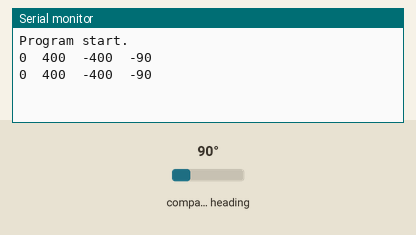
The program below on a simulated ATmega328P, built with avr-gcc and emulated at 8 MHz. Shown: the last lines printed to the serial monitor. Wiring (inferred from the names in the program): HMC5883L compass at I2C address 0x1E. The test bench sets the inputs (shaded band); at power-on: compass heading 90°.

Above: at 1.8 s.
1.9 s: compass heading set to 7°
At 2.9 s:
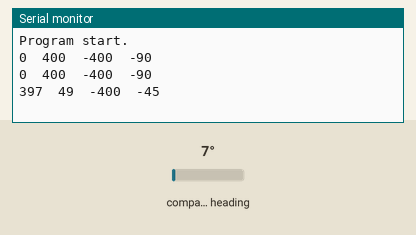
3.4 s: compass heading set to 180°
At 4.5 s:
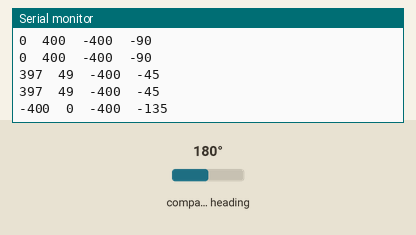
Timing chart, 0 to 6.4 s (numbered marks = the images above; inputs shaded):
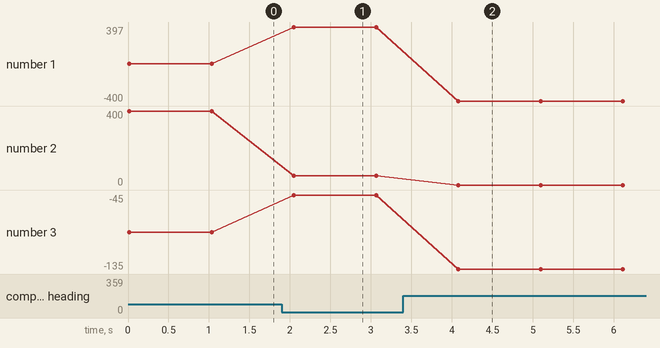

The program:

main.c
```c
/*
 * PublishCompass.c
 *
 * Created: 4/24/2016 18:19:25
 * Author : Martin
 */

#define F_CPU       8000000UL   // set CPU frequency
#define BAUDRATE    9600        // set baudrate

#include <avr/io.h>
#include <util/delay.h>     // delay subroutines
#include <stdio.h>          // standard input output
#include <stdlib.h>         // standard API
#include <math.h>           // for arctan2

#include "i2c.h"
#include "HMC5883L.h"       // For compass module
#include "uart.h"

double calcDirection(double, double);
double map(double, double, double, double, double);

//set stream pointer
FILE usart0_str = FDEV_SETUP_STREAM(USART0_sendChar, USART0_ReceiveChar, _FDEV_SETUP_RW);

int main(void)
{
    int16_t values[3]; // array for holding axes values.
    double  direction; // direction of sum of vectors on a plane.

    // Reassign standard input/output
    stdin = stdout = &usart0_str;

    USART0_init();     // Initiate USART0.
    i2c_init();        // Initiate I2C.
    HMC5883L_init();   // Initiate compass.


    // Debugging print out.
    printf("Program start.\n");
    // Main program loop.
    while (1)
    {
        // call procedure to read compass values on all axis.
        readCompass(values);
        // Get direction on the xz-plane
        direction = atan2(values[2], values[0]) * 180 / M_PI;
        // Print compass values on USART0.
        printf("%d\t%d\t%d\t%d\n", values[0], values[1], values[2], (int)direction);
        // Delay since thingspeak will not accept data faster 4 times per minute.
		// (every 15 seconds.
        _delay_ms(1000);
    }
}

double map(double x, double in_min, double in_max, double out_min, double out_max)
// modified from source: http://www.avrfreaks.net/forum/mapping-numbers-avr
// by singelen
{
	return (x - in_min) * (out_max - out_min) / (in_max - in_min) + out_min;
}
```

HMC5883L.h
```c
/*
 * HMC5883L library code
 *
* I2C Routines
* 00 Configuration register A   R/W  00011100 &H1C
* 01 Configuration register B   R/W  00000000 &H00
* 02 Mode register              R/W  00000000 &H00
* 03 Data Output X MSB Register Read
* 04 Data Output X LSB Register Read
* 05 Data Output Z MSB Register Read
* 06 Data Output Z LSB Register Read
* 07 Data Output Y MSB Register Read
* 08 Data Output Y LSB Register Read
* 09 Status Register            Read
* 10 Identification Register A  Read
* 11 Identification Register B  Read
* 12 Identification Register C  Read
*/

#define		HMC5883L_ADDR	0x3C // I2C address for device.
#define		WRITE_ADDRESS	0x3C
#define		READ_ADDRESS	0x3D
#define		CONF_A_REG		0x00 // Addresses for configuration registers.
#define		CONF_B_REG		0x01 //
#define		CONF_M_REG		0x02 //
#define		X_MSB_REG		0x03 // Addresses for MSB of axis registers.
#define		Y_MSB_REG		0x07 //
#define		Z_MSB_REG		0x05 //

void HMC5883L_init()
/*
 * This function initiates the HMC5883L by setting configuration registers.
 */
{
	// Write 0x70 to HMC5883L register  A
	//	"	 0x20 to	"		"		B
	//	"	 0x00 to	"		"		Mode
	i2c_start(HMC5883L_ADDR+I2C_WRITE); // start I2C with addcess of HMC5883L
	i2c_write(CONF_A_REG);  // Write to CONF_A_REG
	i2c_write(0x70);	// avg 8 samples, 15Hz, Normal measurement
	i2c_write(0x20);    // +/-1.3Ga scale.
	i2c_write(0x00);    // Continuous measurement mode.
	i2c_stop();			// Release the bus.
	_delay_ms(1);       // Delay
}

void readCompass(int16_t *value)
/* Given an int16_t array value of size 3, readCompass will read values stored
 * on each axis register of the HMC5883L and store x, y, and z values at index
 * locations 0, 1, and 2 of value array respectively.
 */
{
	int16_t temp;   // temp variable to store current read
	i2c_start(HMC5883L_ADDR+I2C_WRITE); // start I2C write with address to HMC5883L
	i2c_write(X_MSB_REG);   // Begin reading from address X_MSB_REG
	i2c_start_wait(HMC5883L_ADDR+I2C_READ); // Read x axis
	temp = i2c_readAck();   // Read X_MSB
	temp = (temp<<8) | i2c_readAck();//read X_LSB, OR it with MSB shifted to left by 8
	value[0] = temp;    // store in value for index X.

	// Read z
	temp = i2c_readAck();   // Read Z_MSB
	temp = (temp<<8) | i2c_readAck();//read X_LSB, OR it with MSB shifted to left by 8
	value[2] = temp;        // store in value for index X.

	// Read y axis
	temp = i2c_readAck();   // Read Y_MSB
	temp = (temp << 8) | i2c_readNak();//read X_LSB, OR it with MSB shifted to left by 8
	value[1] = temp;        // store in value for index X.

	i2c_stop();             // Release I2C bus.
}
```

i2c.c
```c
/*************************************************************************
* Title:    I2C master library using hardware TWI interface
* Author:   Peter Fleury <pfleury@gmx.ch>  http://jump.to/fleury
* File:     $Id: twimaster.c,v 1.3 2005/07/02 11:14:21 Peter Exp $
* Software: AVR-GCC 3.4.3 / avr-libc 1.2.3
* Target:   any AVR device with hardware TWI
* Usage:    API compatible with I2C Software Library i2cmaster.h
**************************************************************************/
#include <inttypes.h>
#include <compat/twi.h>

#include "i2c.h"


/* define CPU frequency in Mhz here if not defined in Makefile */
#ifndef F_CPU
#define F_CPU 8000000UL
#endif

/* I2C clock in Hz */
#define SCL_CLOCK  400000L


/*************************************************************************
 Initialization of the I2C bus interface. Need to be called only once
*************************************************************************/
void i2c_init(void)
{
  /* initialize TWI clock: 100 kHz clock, TWPS = 0 => prescaler = 1 */

  TWSR = 0;                         /* no prescaler */
  TWBR = ((F_CPU/SCL_CLOCK)-16)/2;  /* must be > 10 for stable operation */

}/* i2c_init */


/*************************************************************************
  Issues a start condition and sends address and transfer direction.
  return 0 = device accessible, 1= failed to access device
*************************************************************************/
unsigned char i2c_start(unsigned char address)
{
    uint8_t   twst;

	// send START condition
	TWCR = (1<<TWINT) | (1<<TWSTA) | (1<<TWEN);

	// wait until transmission completed
	while(!(TWCR & (1<<TWINT)));

	// check value of TWI Status Register. Mask prescaler bits.
	twst = TW_STATUS & 0xF8;
	if ( (twst != TW_START) && (twst != TW_REP_START)) return 1;

	// send device address
	TWDR = address;
	TWCR = (1<<TWINT) | (1<<TWEN);

	// wail until transmission completed and ACK/NACK has been received
	while(!(TWCR & (1<<TWINT)));

	// check value of TWI Status Register. Mask prescaler bits.
	twst = TW_STATUS & 0xF8;
	if ( (twst != TW_MT_SLA_ACK) && (twst != TW_MR_SLA_ACK) ) return 1;

	return 0;

}/* i2c_start */


/*************************************************************************
 Issues a start condition and sends address and transfer direction.
 If device is busy, use ack polling to wait until device is ready

 Input:   address and transfer direction of I2C device
*************************************************************************/
void i2c_start_wait(unsigned char address)
{
    uint8_t   twst;


    while ( 1 )
    {
	    // send START condition
	    TWCR = (1<<TWINT) | (1<<TWSTA) | (1<<TWEN);

    	// wait until transmission completed
    	while(!(TWCR & (1<<TWINT)));

    	// check value of TWI Status Register. Mask prescaler bits.
    	twst = TW_STATUS & 0xF8;
    	if ( (twst != TW_START) && (twst != TW_REP_START)) continue;

    	// send device address
    	TWDR = address;
    	TWCR = (1<<TWINT) | (1<<TWEN);

    	// wail until transmission completed
    	while(!(TWCR & (1<<TWINT)));

    	// check value of TWI Status Register. Mask prescaler bits.
    	twst = TW_STATUS & 0xF8;
    	if ( (twst == TW_MT_SLA_NACK )||(twst ==TW_MR_DATA_NACK) )
    	{
    	    /* device busy, send stop condition to terminate write operation */
	        TWCR = (1<<TWINT) | (1<<TWEN) | (1<<TWSTO);

	        // wait until stop condition is executed and bus released
	        while(TWCR & (1<<TWSTO));

    	    continue;
    	}
    	//if( twst != TW_MT_SLA_ACK) return 1;
    	break;
     }

}/* i2c_start_wait */


/*************************************************************************
 Issues a repeated start condition and sends address and transfer direction
 Input:   address and transfer direction of I2C device

 Return:  0 device accessible
          1 failed to access device
*************************************************************************/
unsigned char i2c_rep_start(unsigned char address)
{
    return i2c_start( address );

}/* i2c_rep_start */


/*************************************************************************
 Terminates the data transfer and releases the I2C bus
*************************************************************************/
void i2c_stop(void)
{
    /* send stop condition */
	TWCR = (1<<TWINT) | (1<<TWEN) | (1<<TWSTO);

	// wait until stop condition is executed and bus released
	while(TWCR & (1<<TWSTO));

}/* i2c_stop */


/*************************************************************************
  Send one byte to I2C device

  Input:    byte to be transfered
  Return:   0 write successful
            1 write failed
*************************************************************************/
unsigned char i2c_write( unsigned char data )
{
    uint8_t   twst;

	// send data to the previously addressed device
	TWDR = data;
	TWCR = (1<<TWINT) | (1<<TWEN);

	// wait until transmission completed
	while(!(TWCR & (1<<TWINT)));

	// check value of TWI Status Register. Mask prescaler bits
	twst = TW_STATUS & 0xF8;
	if( twst != TW_MT_DATA_ACK) return 1;
	return 0;

}/* i2c_write */


/*************************************************************************
 Read one byte from the I2C device, request more data from device

 Return:  byte read from I2C device
*************************************************************************/
unsigned char i2c_readAck(void)
{
	TWCR = (1<<TWINT) | (1<<TWEN) | (1<<TWEA);
	while(!(TWCR & (1<<TWINT)));

    return TWDR;

}/* i2c_readAck */


/*************************************************************************
 Read one byte from the I2C device, read is followed by a stop condition

 Return:  byte read from I2C device
*************************************************************************/
unsigned char i2c_readNak(void)
{
	TWCR = (1<<TWINT) | (1<<TWEN);
	while(!(TWCR & (1<<TWINT)));

    return TWDR;

}/* i2c_readNak */


// read one byte from dev, stored in value, return 1 for error
void i2c_read_byte(uint8_t dev_addr, uint8_t reg_addr, uint8_t* data){

	i2c_start_wait(dev_addr+I2C_WRITE); 	//start i2c to write register address
	i2c_write(reg_addr);			//write address of register to read
	i2c_rep_start(dev_addr+I2C_READ);	//restart i2c to start reading
	*data = i2c_readNak();
        i2c_stop();

}


// write one byte to dev
void i2c_write_byte(uint8_t dev_addr, uint8_t reg_addr, uint8_t data){

	i2c_start_wait(dev_addr+I2C_WRITE);
 	i2c_write(reg_addr);
        i2c_write(data);
	i2c_stop();

}


// read multiple bytes from dev
void i2c_read_bytes(uint8_t dev_addr, uint8_t first_reg_addr, uint8_t length, uint8_t* data){
	i2c_start_wait(dev_addr+I2C_WRITE); 	//start i2c to write register address
	i2c_write(first_reg_addr);		//write address of register to read
	i2c_rep_start(dev_addr+I2C_READ);	//restart i2c to start reading

	uint8_t i;
	for(i=0; i<length-1; i++){
		*(data+i) = i2c_readAck();
	}
	*(data+i) = i2c_readNak();
        i2c_stop();
}


// write multiple bytes to dev
void i2c_write_bytes(uint8_t dev_addr, uint8_t reg_addr, uint8_t length, uint8_t* data){

	i2c_start_wait(dev_addr+I2C_WRITE);
	i2c_write(reg_addr);

	uint8_t i;
	for(i=0; i<length; i++){
		i2c_write( data[i] );
	}

	i2c_stop();

}
```

i2c.h
```c
#ifndef _I2CMASTER_H
#define _I2CMASTER_H   1
/*************************************************************************
* Title:    C include file for the I2C master interface
*           (i2cmaster.S or twimaster.c)
* Author:   Peter Fleury <pfleury@gmx.ch>  http://jump.to/fleury
* File:     $Id: i2cmaster.h,v 1.10 2005/03/06 22:39:57 Peter Exp $
* Software: AVR-GCC 3.4.3 / avr-libc 1.2.3
* Target:   any AVR device
* Usage:    see Doxygen manual
**************************************************************************/

#ifdef DOXYGEN
/**
 @defgroup pfleury_ic2master I2C Master library
 @code #include <i2cmaster.h> @endcode

 @brief I2C (TWI) Master Software Library
 Basic routines for communicating with I2C slave devices. This single master
 implementation is limited to one bus master on the I2C bus.
 This I2c library is implemented as a compact assembler software implementation of the I2C protocol
 which runs on any AVR (i2cmaster.S) and as a TWI hardware interface for all AVR with built-in TWI hardware (twimaster.c).
 Since the API for these two implementations is exactly the same, an application can be linked either against the
 software I2C implementation or the hardware I2C implementation.
 Use 4.7k pull-up resistor on the SDA and SCL pin.

 Adapt the SCL and SDA port and pin definitions and eventually the delay routine in the module
 i2cmaster.S to your target when using the software I2C implementation !

 Adjust the  CPU clock frequence F_CPU in twimaster.c or in the Makfile when using the TWI hardware implementaion.
 @note
    The module i2cmaster.S is based on the Atmel Application Note AVR300, corrected and adapted
    to GNU assembler and AVR-GCC C call interface.
    Replaced the incorrect quarter period delays found in AVR300 with
    half period delays.

 @author Peter Fleury pfleury@gmx.ch  http://jump.to/fleury
 @par API Usage Example
  The following code shows typical usage of this library, see example test_i2cmaster.c
 @code
 #include <i2cmaster.h>
 #define Dev24C02  0xA2      // device address of EEPROM 24C02, see datasheet
 int main(void)
 {
     unsigned char ret;
     i2c_init();                             // initialize I2C library
     // write 0x75 to EEPROM address 5 (Byte Write)
     i2c_start_wait(Dev24C02+I2C_WRITE);     // set device address and write mode
     i2c_write(0x05);                        // write address = 5
     i2c_write(0x75);                        // write value 0x75 to EEPROM
     i2c_stop();                             // set stop conditon = release bus
     // read previously written value back from EEPROM address 5
     i2c_start_wait(Dev24C02+I2C_WRITE);     // set device address and write mode
     i2c_write(0x05);                        // write address = 5
     i2c_rep_start(Dev24C02+I2C_READ);       // set device address and read mode
     ret = i2c_readNak();                    // read one byte from EEPROM
     i2c_stop();
     for(;;);
 }
 @endcode
*/
#endif /* DOXYGEN */

/**@{*/

#if (__GNUC__ * 100 + __GNUC_MINOR__) < 304
#error "This library requires AVR-GCC 3.4 or later, update to newer AVR-GCC compiler !"
#endif

#include <avr/io.h>

/** defines the data direction (reading from I2C device) in i2c_start(),i2c_rep_start() */
#define I2C_READ    1

/** defines the data direction (writing to I2C device) in i2c_start(),i2c_rep_start() */
#define I2C_WRITE   0


/**
 @brief initialize the I2C master interace. Need to be called only once
 @param  void
 @return none
 */
extern void i2c_init(void);


/**
 @brief Terminates the data transfer and releases the I2C bus
 @param void
 @return none
 */
extern void i2c_stop(void);


/**
 @brief Issues a start condition and sends address and transfer direction

 @param    addr address and transfer direction of I2C device
 @retval   0   device accessible
 @retval   1   failed to access device
 */
extern unsigned char i2c_start(unsigned char addr);


/**
 @brief Issues a repeated start condition and sends address and transfer direction
 @param   addr address and transfer direction of I2C device
 @retval  0 device accessible
 @retval  1 failed to access device
 */
extern unsigned char i2c_rep_start(unsigned char addr);


/**
 @brief Issues a start condition and sends address and transfer direction

 If device is busy, use ack polling to wait until device ready
 @param    addr address and transfer direction of I2C device
 @return   none
 */
extern void i2c_start_wait(unsigned char addr);


/**
 @brief Send one byte to I2C device
 @param    data  byte to be transfered
 @retval   0 write successful
 @retval   1 write failed
 */
extern unsigned char i2c_write(unsigned char data);


/**
 @brief    read one byte from the I2C device, request more data from device
 @return   byte read from I2C device
 */
extern unsigned char i2c_readAck(void);

/**
 @brief    read one byte from the I2C device, read is followed by a stop condition
 @return   byte read from I2C device
 */
extern unsigned char i2c_readNak(void);

/**
 @brief    read one byte from the I2C device

 Implemented as a macro, which calls either i2c_readAck or i2c_readNak

 @param    ack 1 send ack, request more data from device<br>
               0 send nak, read is followed by a stop condition
 @return   byte read from I2C device
 */
extern unsigned char i2c_read(unsigned char ack);


/*////////////
 Functions that I added
////////////*/

void i2c_read_byte(uint8_t dev_addr, uint8_t reg_addr, uint8_t* data);

void i2c_write_byte(uint8_t dev_addr, uint8_t reg_addr, uint8_t data);

void i2c_read_bytes(uint8_t dev_addr, uint8_t first_reg_addr, uint8_t length, uint8_t* data);

void i2c_write_bytes(uint8_t dev_addr, uint8_t reg_addr, uint8_t length, uint8_t* data);


#define i2c_read(ack)  (ack) ? i2c_readAck() : i2c_readNak();


/**@}*/
#endif
```

Source omitted: uart.h (1512 bytes)

Measured:
- after the input at 1.9 s, the serial monitor: prints a new line after 0.15 s (image 1)
- after the input at 3.4 s, the serial monitor: prints a new line after 0.68 s (image 2)
- plotted number 1: 0 → 397 after the input at 1.9 s
- plotted number 2: 400 → 49 after the input at 1.9 s
- plotted number 3: -90 → -45 after the input at 1.9 s, -45 → -135 after the input at 3.4 s
